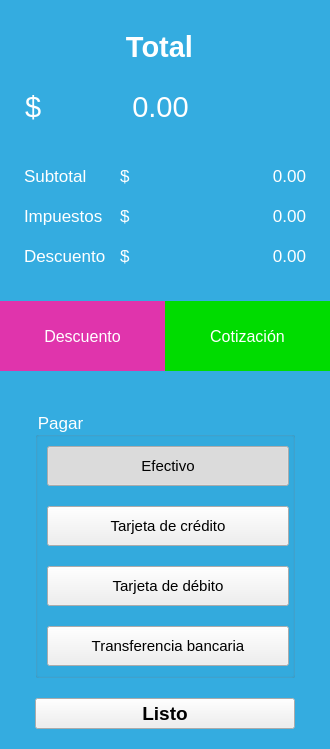
     <widget class="QFrame" name="frame_2">
      <property name="sizePolicy">
       <sizepolicy hsizetype="Expanding" vsizetype="Expanding">
        <horstretch>0</horstretch>
        <verstretch>0</verstretch>
       </sizepolicy>
      </property>
      <property name="minimumSize">
       <size>
        <width>330</width>
        <height>0</height>
       </size>
      </property>
      <property name="maximumSize">
       <size>
        <width>320</width>
        <height>16777215</height>
       </size>
      </property>
      <property name="styleSheet">
       <string notr="true">QFrame{background-color: rgb(52, 172, 224);}</string>
      </property>
      <layout class="QVBoxLayout" name="verticalLayout_4">
       <property name="leftMargin">
        <number>0</number>
       </property>
       <property name="rightMargin">
        <number>0</number>
       </property>
       <item>
        <widget class="QFrame" name="frame_16">
         <layout class="QVBoxLayout" name="verticalLayout_5">
          <property name="spacing">
           <number>0</number>
          </property>
          <property name="leftMargin">
           <number>15</number>
          </property>
          <property name="topMargin">
           <number>0</number>
          </property>
          <property name="rightMargin">
           <number>15</number>
          </property>
          <property name="bottomMargin">
           <number>0</number>
          </property>
          <item>
           <widget class="QFrame" name="frame_19">
            <property name="minimumSize">
             <size>
              <width>0</width>
              <height>130</height>
             </size>
            </property>
            <widget class="QLabel" name="label_6">
             <property name="geometry">
              <rect>
               <x>10</x>
               <y>80</y>
               <width>31</width>
               <height>31</height>
              </rect>
             </property>
             <property name="font">
              <font>
               <pointsize>22</pointsize>
               <bold>false</bold>
              </font>
             </property>
             <property name="styleSheet">
              <string notr="true">color: rgb(255, 255, 255);</string>
             </property>
             <property name="text">
              <string>$</string>
             </property>
             <property name="alignment">
              <set>Qt::AlignLeading|Qt::AlignLeft|Qt::AlignVCenter</set>
             </property>
            </widget>
            <widget class="QLabel" name="lbTotal">
             <property name="geometry">
              <rect>
               <x>60</x>
               <y>80</y>
               <width>171</width>
               <height>31</height>
              </rect>
             </property>
             <property name="font">
              <font>
               <pointsize>22</pointsize>
               <bold>false</bold>
              </font>
             </property>
             <property name="styleSheet">
              <string notr="true">color: rgb(255, 255, 255);</string>
             </property>
             <property name="text">
              <string>0.00</string>
             </property>
             <property name="alignment">
              <set>Qt::AlignCenter</set>
             </property>
            </widget>
            <widget class="QLabel" name="label_4">
             <property name="geometry">
              <rect>
               <x>14</x>
               <y>20</y>
               <width>261</width>
               <height>31</height>
              </rect>
             </property>
             <property name="font">
              <font>
               <pointsize>22</pointsize>
               <bold>true</bold>
              </font>
             </property>
             <property name="styleSheet">
              <string notr="true">color: rgb(255, 255, 255);</string>
             </property>
             <property name="text">
              <string>Total</string>
             </property>
             <property name="alignment">
              <set>Qt::AlignCenter</set>
             </property>
            </widget>
           </widget>
          </item>
          <item>
           <widget class="QFrame" name="frame_20">
            <layout class="QGridLayout" name="gridLayout_5">
             <property name="topMargin">
              <number>25</number>
             </property>
             <property name="verticalSpacing">
              <number>20</number>
             </property>
             <item row="0" column="0">
              <widget class="QLabel" name="label_8">
               <property name="font">
                <font>
                 <pointsize>13</pointsize>
                </font>
               </property>
               <property name="styleSheet">
                <string notr="true">color: rgb(255, 255, 255);</string>
               </property>
               <property name="text">
                <string>Subtotal </string>
               </property>
              </widget>
             </item>
             <item row="0" column="1">
              <widget class="QLabel" name="label_11">
               <property name="font">
                <font>
                 <pointsize>13</pointsize>
                 <bold>false</bold>
                </font>
               </property>
               <property name="styleSheet">
                <string notr="true">color: rgb(255, 255, 255);</string>
               </property>
               <property name="text">
                <string>$</string>
               </property>
               <property name="alignment">
                <set>Qt::AlignLeading|Qt::AlignLeft|Qt::AlignVCenter</set>
               </property>
              </widget>
             </item>
             <item row="0" column="2">
              <widget class="QLabel" name="lbSubtotal">
               <property name="font">
                <font>
                 <pointsize>13</pointsize>
                 <bold>false</bold>
                </font>
               </property>
               <property name="styleSheet">
                <string notr="true">color: rgb(255, 255, 255);</string>
               </property>
               <property name="text">
                <string>0.00</string>
               </property>
               <property name="alignment">
                <set>Qt::AlignRight|Qt::AlignTrailing|Qt::AlignVCenter</set>
               </property>
              </widget>
             </item>
             <item row="1" column="0">
              <widget class="QLabel" name="label_9">
               <property name="font">
                <font>
                 <pointsize>13</pointsize>
                </font>
               </property>
               <property name="styleSheet">
                <string notr="true">color: rgb(255, 255, 255);</string>
               </property>
               <property name="text">
                <string>Impuestos</string>
               </property>
              </widget>
             </item>
             <item row="1" column="1">
              <widget class="QLabel" name="label_12">
               <property name="font">
                <font>
                 <pointsize>13</pointsize>
                 <bold>false</bold>
                </font>
               </property>
               <property name="styleSheet">
                <string notr="true">color: rgb(255, 255, 255);</string>
               </property>
               <property name="text">
                <string>$</string>
               </property>
               <property name="alignment">
                <set>Qt::AlignLeading|Qt::AlignLeft|Qt::AlignVCenter</set>
               </property>
              </widget>
             </item>
             <item row="1" column="2">
              <widget class="QLabel" name="lbImpuestos">
               <property name="font">
                <font>
                 <pointsize>13</pointsize>
                 <bold>false</bold>
                </font>
               </property>
               <property name="styleSheet">
                <string notr="true">color: rgb(255, 255, 255);</string>
               </property>
               <property name="text">
                <string>0.00</string>
               </property>
               <property name="alignment">
                <set>Qt::AlignRight|Qt::AlignTrailing|Qt::AlignVCenter</set>
               </property>
              </widget>
             </item>
             <item row="2" column="0">
              <widget class="QLabel" name="label_10">
               <property name="font">
                <font>
                 <pointsize>13</pointsize>
                </font>
               </property>
               <property name="styleSheet">
                <string notr="true">color: rgb(255, 255, 255);</string>
               </property>
               <property name="text">
                <string>Descuento</string>
               </property>
              </widget>
             </item>
             <item row="2" column="1">
              <widget class="QLabel" name="label_13">
               <property name="font">
                <font>
                 <pointsize>13</pointsize>
                 <bold>false</bold>
                </font>
               </property>
               <property name="styleSheet">
                <string notr="true">color: rgb(255, 255, 255);</string>
               </property>
               <property name="text">
                <string>$</string>
               </property>
               <property name="alignment">
                <set>Qt::AlignLeading|Qt::AlignLeft|Qt::AlignVCenter</set>
               </property>
              </widget>
             </item>
             <item row="2" column="2">
              <widget class="QLabel" name="lbDescuento">
               <property name="font">
                <font>
                 <pointsize>13</pointsize>
                 <bold>false</bold>
                </font>
               </property>
               <property name="styleSheet">
                <string notr="true">color: rgb(255, 255, 255);</string>
               </property>
               <property name="text">
                <string>0.00</string>
               </property>
               <property name="alignment">
                <set>Qt::AlignRight|Qt::AlignTrailing|Qt::AlignVCenter</set>
               </property>
              </widget>
             </item>
            </layout>
           </widget>
          </item>
         </layout>
        </widget>
       </item>
       <item alignment="Qt::AlignTop">
        <widget class="QFrame" name="frame_17">
         <property name="sizePolicy">
          <sizepolicy hsizetype="Preferred" vsizetype="Expanding">
           <horstretch>0</horstretch>
           <verstretch>0</verstretch>
          </sizepolicy>
         </property>
         <layout class="QHBoxLayout" name="horizontalLayout_9">
          <property name="spacing">
           <number>0</number>
          </property>
          <property name="leftMargin">
           <number>0</number>
          </property>
          <property name="topMargin">
           <number>20</number>
          </property>
          <property name="rightMargin">
           <number>0</number>
          </property>
          <property name="bottomMargin">
           <number>25</number>
          </property>
          <item>
           <widget class="QPushButton" name="btDescuento">
            <property name="minimumSize">
             <size>
              <width>0</width>
              <height>70</height>
             </size>
            </property>
            <property name="font">
             <font>
              <pointsize>12</pointsize>
             </font>
            </property>
            <property name="cursor">
             <cursorShape>PointingHandCursor</cursorShape>
            </property>
            <property name="styleSheet">
             <string notr="true">background-color: rgb(224, 52, 172);
color: rgb(255, 255, 255);
border-radius: 0px;</string>
            </property>
            <property name="text">
             <string notr="true">Descuento</string>
            </property>
            <property name="icon">
             <iconset resource="../resources.qrc">
              <normaloff>:/img/resources/images/discounts.png</normaloff>:/img/resources/images/discounts.png</iconset>
            </property>
            <property name="iconSize">
             <size>
              <width>35</width>
              <height>35</height>
             </size>
            </property>
           </widget>
          </item>
          <item>
           <widget class="QPushButton" name="btCotizacion">
            <property name="minimumSize">
             <size>
              <width>0</width>
              <height>70</height>
             </size>
            </property>
            <property name="font">
             <font>
              <pointsize>12</pointsize>
             </font>
            </property>
            <property name="cursor">
             <cursorShape>PointingHandCursor</cursorShape>
            </property>
            <property name="styleSheet">
             <string notr="true">background-color: rgb(0, 220, 0);
color: rgb(255, 255, 255);
border-radius: 0px;</string>
            </property>
            <property name="text">
             <string notr="true">Cotización</string>
            </property>
            <property name="icon">
             <iconset resource="../resources.qrc">
              <normaloff>:/img/resources/images/receipt.png</normaloff>:/img/resources/images/receipt.png</iconset>
            </property>
            <property name="iconSize">
             <size>
              <width>35</width>
              <height>35</height>
             </size>
            </property>
           </widget>
          </item>
         </layout>
        </widget>
       </item>
       <item>
        <widget class="QFrame" name="frame_18">
         <property name="sizePolicy">
          <sizepolicy hsizetype="Preferred" vsizetype="Expanding">
           <horstretch>0</horstretch>
           <verstretch>0</verstretch>
          </sizepolicy>
         </property>
         <layout class="QVBoxLayout" name="verticalLayout_7">
          <property name="spacing">
           <number>20</number>
          </property>
          <property name="leftMargin">
           <number>35</number>
          </property>
          <property name="rightMargin">
           <number>35</number>
          </property>
          <item>
           <widget class="QGroupBox" name="groupMetodo">
            <property name="enabled">
             <bool>true</bool>
            </property>
            <property name="sizePolicy">
             <sizepolicy hsizetype="Preferred" vsizetype="Preferred">
              <horstretch>0</horstretch>
              <verstretch>0</verstretch>
             </sizepolicy>
            </property>
            <property name="font">
             <font>
              <pointsize>13</pointsize>
             </font>
            </property>
            <property name="styleSheet">
             <string notr="true">color: rgb(255, 255, 255);</string>
            </property>
            <property name="title">
             <string>Pagar</string>
            </property>
            <property name="flat">
             <bool>true</bool>
            </property>
            <property name="checkable">
             <bool>false</bool>
            </property>
            <layout class="QVBoxLayout" name="verticalLayout_6">
             <property name="spacing">
              <number>20</number>
             </property>
             <item>
              <widget class="QPushButton" name="btEfectivo">
               <property name="minimumSize">
                <size>
                 <width>242</width>
                 <height>40</height>
                </size>
               </property>
               <property name="font">
                <font>
                 <pointsize>11</pointsize>
                </font>
               </property>
               <property name="styleSheet">
                <string notr="true">color: rgb(0, 0, 0);</string>
               </property>
               <property name="text">
                <string notr="true">Efectivo</string>
               </property>
               <property name="icon">
                <iconset resource="../resources.qrc">
                 <normaloff>:/img/resources/images/money.png</normaloff>:/img/resources/images/money.png</iconset>
               </property>
               <property name="iconSize">
                <size>
                 <width>27</width>
                 <height>27</height>
                </size>
               </property>
               <property name="checkable">
                <bool>true</bool>
               </property>
               <property name="checked">
                <bool>true</bool>
               </property>
               <property name="autoExclusive">
                <bool>true</bool>
               </property>
               <attribute name="buttonGroup">
                <string notr="true">btMetodoGrupo</string>
               </attribute>
              </widget>
             </item>
             <item>
              <widget class="QPushButton" name="btTarjeta">
               <property name="minimumSize">
                <size>
                 <width>242</width>
                 <height>40</height>
                </size>
               </property>
               <property name="font">
                <font>
                 <pointsize>11</pointsize>
                </font>
               </property>
               <property name="styleSheet">
                <string notr="true">color: rgb(0, 0, 0);</string>
               </property>
               <property name="text">
                <string notr="true">Tarjeta de crédito</string>
               </property>
               <property name="icon">
                <iconset resource="../resources.qrc">
                 <normaloff>:/img/resources/images/pay.png</normaloff>:/img/resources/images/pay.png</iconset>
               </property>
               <property name="iconSize">
                <size>
                 <width>27</width>
                 <height>27</height>
                </size>
               </property>
               <property name="checkable">
                <bool>true</bool>
               </property>
               <property name="autoExclusive">
                <bool>true</bool>
               </property>
               <attribute name="buttonGroup">
                <string notr="true">btMetodoGrupo</string>
               </attribute>
              </widget>
             </item>
             <item>
              <widget class="QPushButton" name="btTarjeta_2">
               <property name="minimumSize">
                <size>
                 <width>242</width>
                 <height>40</height>
                </size>
               </property>
               <property name="font">
                <font>
                 <pointsize>11</pointsize>
                </font>
               </property>
               <property name="styleSheet">
                <string notr="true">color: rgb(0, 0, 0);</string>
               </property>
               <property name="text">
                <string notr="true">Tarjeta de débito</string>
               </property>
               <property name="icon">
                <iconset resource="../resources.qrc">
                 <normaloff>:/img/resources/images/pay.png</normaloff>:/img/resources/images/pay.png</iconset>
               </property>
               <property name="iconSize">
                <size>
                 <width>27</width>
                 <height>27</height>
                </size>
               </property>
               <property name="checkable">
                <bool>true</bool>
               </property>
               <property name="autoExclusive">
                <bool>true</bool>
               </property>
               <attribute name="buttonGroup">
                <string notr="true">btMetodoGrupo</string>
               </attribute>
              </widget>
             </item>
             <item>
              <widget class="QPushButton" name="btTransferencia">
               <property name="minimumSize">
                <size>
                 <width>242</width>
                 <height>40</height>
                </size>
               </property>
               <property name="font">
                <font>
                 <pointsize>11</pointsize>
                </font>
               </property>
               <property name="styleSheet">
                <string notr="true">color: rgb(0, 0, 0);</string>
               </property>
               <property name="text">
                <string notr="true">Transferencia bancaria</string>
               </property>
               <property name="icon">
                <iconset resource="../resources.qrc">
                 <normaloff>:/img/resources/images/deposit.png</normaloff>:/img/resources/images/deposit.png</iconset>
               </property>
               <property name="iconSize">
                <size>
                 <width>27</width>
                 <height>27</height>
                </size>
               </property>
               <property name="checkable">
                <bool>true</bool>
               </property>
               <property name="autoExclusive">
                <bool>true</bool>
               </property>
               <attribute name="buttonGroup">
                <string notr="true">btMetodoGrupo</string>
               </attribute>
              </widget>
             </item>
            </layout>
           </widget>
          </item>
          <item alignment="Qt::AlignBottom">
           <widget class="QPushButton" name="btListo">
            <property name="sizePolicy">
             <sizepolicy hsizetype="Expanding" vsizetype="Preferred">
              <horstretch>0</horstretch>
              <verstretch>0</verstretch>
             </sizepolicy>
            </property>
            <property name="maximumSize">
             <size>
              <width>16777215</width>
              <height>50</height>
             </size>
            </property>
            <property name="font">
             <font>
              <pointsize>14</pointsize>
              <bold>true</bold>
             </font>
            </property>
            <property name="text">
             <string notr="true">Listo</string>
            </property>
            <property name="icon">
             <iconset resource="../resources.qrc">
              <normaloff>:/img/resources/images/shopping-cart.png</normaloff>:/img/resources/images/shopping-cart.png</iconset>
            </property>
            <property name="iconSize">
             <size>
              <width>40</width>
              <height>40</height>
             </size>
            </property>
           </widget>
          </item>
         </layout>
        </widget>
       </item>
      </layout>
     </widget>
